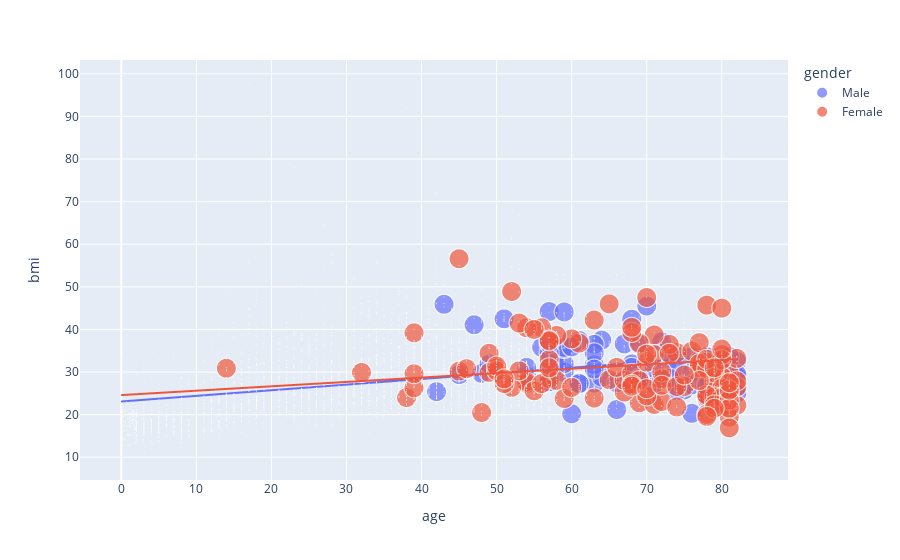

Notebook source saved alongside this figure:
### Code cell
fig = px.scatter(data_frame= df, x="age",
          y="bmi", size="stroke", color="gender", trendline="ols")
fig.show()

### Figure 1 — Plotly figure (JSON) as saved in the notebook; plotly's stock layout.template omitted (floating-point values rounded to 4 significant figures; data arrays with more than 128 entries replaced by an {"elided": "..."} marker saying what was removed)
{"data": [{"hovertemplate": "gender=Male<br>age=%{x}<br>bmi=%{y}<br>stroke=%{marker.size}<extra></extra>", "legendgroup": "Male", "marker": {"color": "#636efa", "size": {"elided": "2115 int values"}, "sizemode": "area", "sizeref": 0.0025, "symbol": "circle"}, "mode": "markers", "name": "Male", "showlegend": true, "type": "scattergl", "x": {"elided": "2115 float values"}, "xaxis": "x", "y": {"elided": "2115 float values"}, "yaxis": "y"}, {"hovertemplate": "<b>OLS trendline</b><br>bmi = 0.132129 * age + 23.092<br>R<sup>2</sup>=0.172703<br><br>gender=Male<br>age=%{x}<br>bmi=%{y} <b>(trend)</b><extra></extra>", "legendgroup": "Male", "marker": {"color": "#636efa", "symbol": "circle"}, "mode": "lines", "name": "Male", "showlegend": false, "type": "scattergl", "x": {"elided": "2011 float values"}, "xaxis": "x", "y": {"elided": "2011 float values"}, "yaxis": "y"}, {"hovertemplate": "gender=Female<br>age=%{x}<br>bmi=%{y}<br>stroke=%{marker.size}<extra></extra>", "legendgroup": "Female", "marker": {"color": "#EF553B", "size": {"elided": "2994 int values"}, "sizemode": "area", "sizeref": 0.0025, "symbol": "circle"}, "mode": "markers", "name": "Female", "showlegend": true, "type": "scattergl", "x": {"elided": "2994 float values"}, "xaxis": "x", "y": {"elided": "2994 float values"}, "yaxis": "y"}, {"hovertemplate": "<b>OLS trendline</b><br>bmi = 0.102921 * age + 24.5951<br>R<sup>2</sup>=0.077085<br><br>gender=Female<br>age=%{x}<br>bmi=%{y} <b>(trend)</b><extra></extra>", "legendgroup": "Female", "marker": {"color": "#EF553B", "symbol": "circle"}, "mode": "lines", "name": "Female", "showlegend": false, "type": "scattergl", "x": {"elided": "2897 float values"}, "xaxis": "x", "y": {"elided": "2897 float values"}, "yaxis": "y"}], "layout": {"legend": {"itemsizing": "constant", "title": {"text": "gender"}, "tracegroupgap": 0}, "margin": {"t": 60}, "xaxis": {"anchor": "y", "domain": [0, 1], "title": {"text": "age"}}, "yaxis": {"anchor": "x", "domain": [0, 1], "title": {"text": "bmi"}}}}
